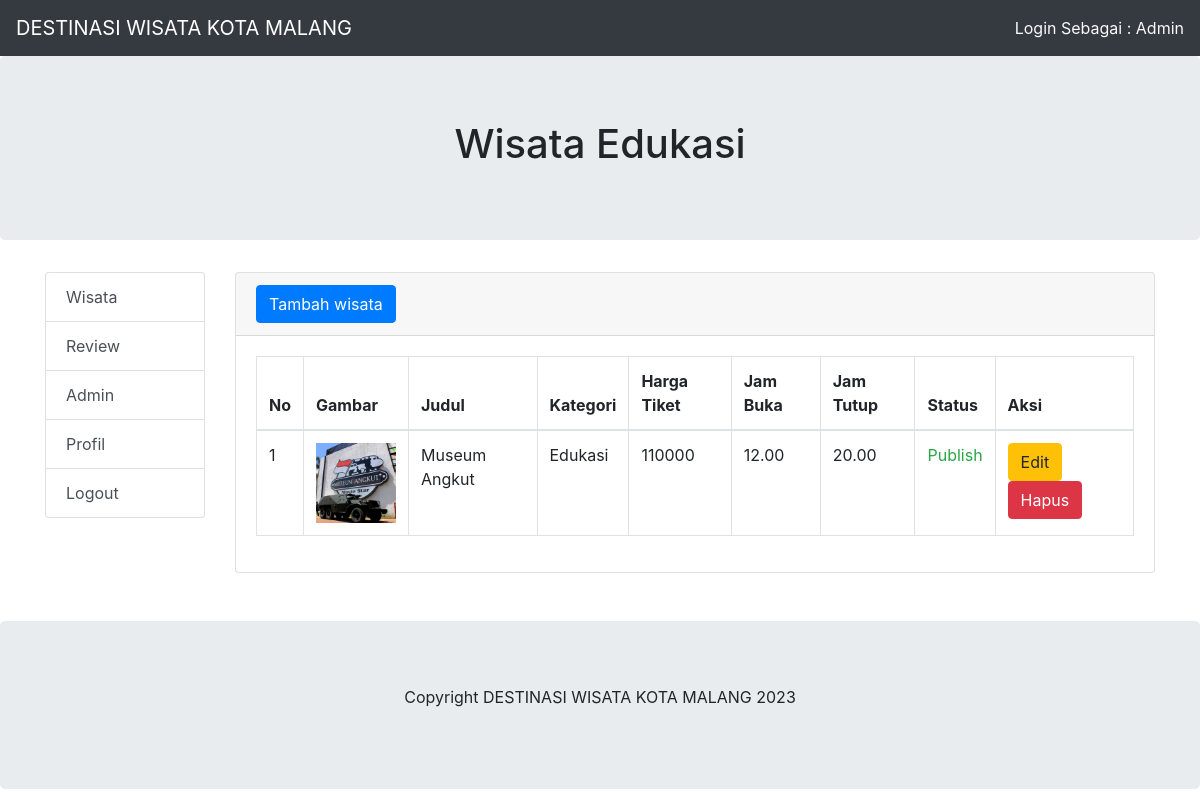
Screenshot of /admin/index.php?halaman=wisata&kategori=2 (signed in) with the database file from the repository.
### tables this page shows
CREATE TABLE `profil` (
  `nama_website` varchar(50) NOT NULL
);

CREATE TABLE `kategori` (
  `id_kategori` int(11) NOT NULL,
  `nama_kategori` varchar(50) NOT NULL,
  `gambar_kategori` varchar(200) NOT NULL DEFAULT 'gambar_default.png'
);

CREATE TABLE `wisata` (
  `id_wisata` int(11) NOT NULL,
  `kode_wisata` char(10) NOT NULL,
  `judul_wisata` varchar(100) NOT NULL,
  `isi_wisata` text NOT NULL,
  `gambar` varchar(100) NOT NULL DEFAULT 'gambar_default.png',
  `harga_tiket` int(10) NOT NULL,
  `jam_buka` char(10) NOT NULL,
  `jam_tutup` char(10) NOT NULL,
  `status` int(11) NOT NULL,
  `id_kategori` int(11) NOT NULL,
  `id_pengguna` int(11) NOT NULL
);

### admin/wisata/index.php (the view, shortened to what this page needs)
<div class="card mb-4">
    <div class="card-header">
        <button type="button" id="btn-tambah-wisata" class="btn btn-primary"><span class="text"><i class="fas fa-car fa-sm"></i> Tambah wisata</span></button>
    </div>
    <div class="card-body">
        <table class="table table-bordered" id="dataTable" width="100%" cellspacing="0">
            <thead>
                <tr>
                    <th>No</th>
                    <th>Gambar</th>
                    <th>Judul</th>
                    <th>Kategori</th>
                    <th>Harga Tiket</th>
                    <th>Jam Buka</th>
                    <th>Jam Tutup</th>
                    <th>Status</th>
                    <th>Aksi</th>
                </tr>
            </thead>
            <tbody>
            <?php
                include '../config/database.php';
                $id_kategori=$_GET['kategori'];
                $sql="select * from wisata inner join kategori on kategori.id_kategori=wisata.id_kategori where kategori.id_kategori='$id_kategori' order by id_wisata desc";
                $hasil=mysqli_query($kon,$sql);
                $no=0;
                while ($data = mysqli_fetch_array($hasil)):
                $no++;
            ?>
            <tr>
                <td><?php echo $no; ?></td>
                <td><img  src="wisata/gambar/<?php echo $data['gambar'];?>" alt="Card image cap" width="80px"></td>
                <td><?php echo $data['judul_wisata']; ?></td>
                <td><?php echo  $data['nama_kategori'];  ?></td>
                <td><?php echo  $data['harga_tiket'];  ?></td>
                <td><?php echo  $data['jam_buka'];  ?></td>
                <td><?php echo  $data['jam_tutup'];  ?></td>
                <td><?php echo $data['status'] == 1 ? "<span class='text-success'>Publish</span>" : "<span class='text-warning'>Konsep</span>"; ?> </td>
                <td>
                    <button class="btn-edit-wisata btn btn-warning btn-circle" id_wisata="<?php echo $data['id_wisata']; ?>" kode_wisata="<?php echo $data['kode_wisata']; ?>" data-toggle="tooltip" title="Edit wisata" data-placement="top">Edit</button>
                    <button class="btn-hapus-wisata btn btn-danger btn-circle"  id_wisata="<?php echo $data['id_wisata']; ?>"  gambar="<?php echo $data['gambar']; ?>"  data-toggle="tooltip" title="Hapus wisata" data-placement="top">Hapus</button>
                </td>
            </tr>
            <?php endwhile; ?>
            </tbody>
        </table>
    </div>
</div>

### admin/index.php (shortened to what this page needs)
<!DOCTYPE html>
<html lang="en">
<head>
    <link href="https://cdn.jsdelivr.net/npm/bootstrap@5.3.0-alpha3/dist/css/bootstrap.min.css" rel="stylesheet">
    <link rel="stylesheet" href="../bootstrap/css/bootstrap.min.css">
</head>
<body>
    <nav class="navbar navbar-expand-md bg-dark navbar-dark">
        <?php
        include '../config/database.php';
        $ambil_kategori = mysqli_query($kon, "select * from profil limit 1");
        $row = mysqli_fetch_assoc($ambil_kategori);
        $nama_website = $row['nama_website'];
        $copy_right = $row['nama_website'];
        ?>
        <a class="navbar-brand" href="../index.php">
            <?php echo $nama_website; ?>
        </a>
        <div class="collapse navbar-collapse" id="collapsibleNavbar">
            <ul class="navbar-nav  ml-auto">
                <li class="text-light">Login Sebagai :
                    <?php echo $_SESSION["nama_pengguna"]; ?>
                </li>
            </ul>
        </div>
    </nav>
    <div class="jumbotron text-center">
        <?php
        if (isset($_GET['halaman']) && isset($_GET['kategori'])) {
            include '../config/database.php';
            $ambil_kategori = mysqli_query($kon, "select * from kategori where id_kategori='" . $_GET['kategori'] . "' limit 1");
            $row = mysqli_fetch_assoc($ambil_kategori);
            $kategori = $row['nama_kategori'];
            $halaman = $_GET['halaman'];
            echo "<h1>" . ucwords($halaman) . " " . ucwords($kategori) . "</h1>";
        }
        ?>
    </div>
    <div class="container">
        <div class="row">
            <div class="col-sm-2">
                <div class="list-group">
                    <a href="index.php?halaman=kategori" class="list-group-item list-group-item-action">Wisata</a>
                    <a href="index.php?halaman=review" class="list-group-item list-group-item-action">Review</a>
                    <a href="index.php?halaman=admin" class="list-group-item list-group-item-action">Admin</a>
                    <a href="index.php?halaman=profil" class="list-group-item list-group-item-action">Profil</a>
                    <a href="logout.php" class="list-group-item list-group-item-action">Logout</a>
                </div>
            </div>
            <div class="col-sm-10">
                <?php
                if (isset($_GET['halaman'])) {
                    $halaman = $_GET['halaman'];
                    switch ($halaman) {
                        case 'wisata':
                            include "wisata/index.php";
                            break;
                    }
                } else {
                    include "dashboard.php";
                }
                ?>
            </div>
        </div>
        <br>
    </div>
    <div class="jumbotron text-center" style="margin-bottom:0">
        <p>Copyright
            <?php echo $copy_right; ?> 2023
        </p>
    </div>
</body>
</html>

### rows the page displays
profil: nama_website "DESTINASI WISATA KOTA MALANG"
kategori: nama_kategori "Edukasi"
wisata: gambar (picture), judul_wisata "Museum Angkut", id_kategori.nama_kategori "Edukasi", harga_tiket "110000", jam_buka "12.00", jam_tutup "20.00", status "Publish"

### other values shown
$_SESSION["nama_pengguna"] "Admin"
$halaman "Wisata"
